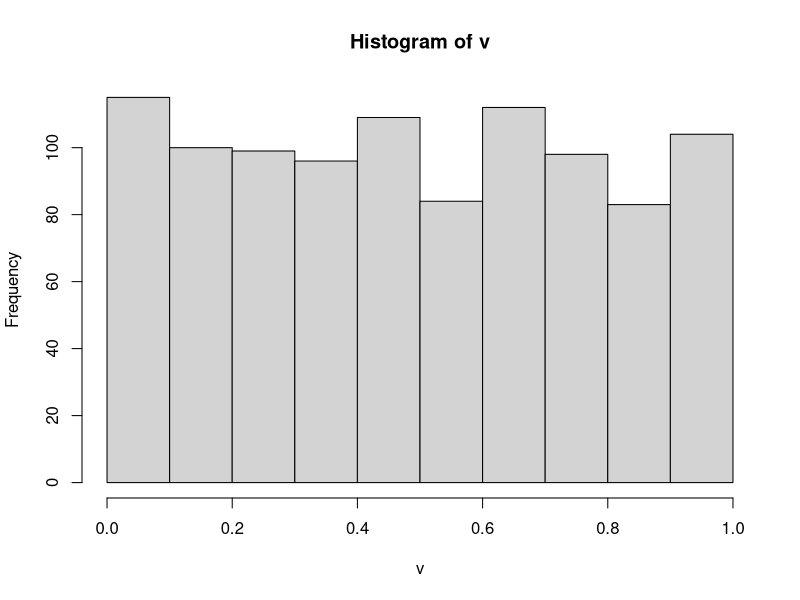

Write the R code that produced this figure.
# https://towardsdatascience.com/how-to-generate-random-variables-from-scratch-no-library-used-4b71eb3c8dc7
# https://www.scribbr.com/statistics/chi-square-distributions/

pseudo_uniform_good <- function(mult = 5, mod = (2^31)-1, seed = 1, size = 1) {
  U <- rep(0, size)
  x <- (seed*mult + 1)%%mod
  U[1] <- x/mod
  for(i in seq_along(2:size)) {
    x <- (x*mult + 1)%%mod
    U[i] <- x/mod
  }
  U
}

v <- pseudo_uniform_good(seed = 3, size = 1000)
hist(v)
